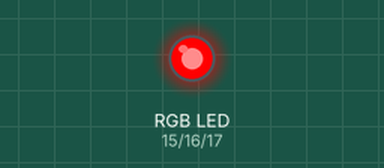
This program was run on a simulated ESP32 board running MicroPython. Parts: an RGB LED mixed from three pins (HIGH = lit).

Above: at 0.5 s.
At 1.5 s:
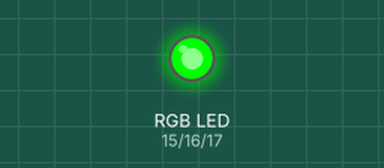
At 2.5 s:
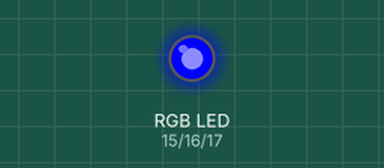
At 3.5 s:
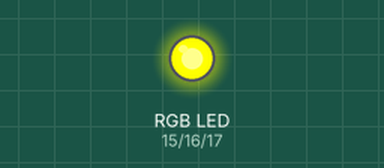
Timing chart, 0 to 5.2 s (numbered marks = the images above):
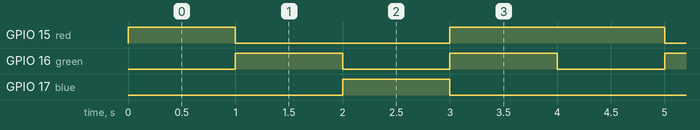

The program:

Light.py
```python
from machine import Pin, PWM
from time import sleep

red = PWM(Pin(15))
green = PWM(Pin(16))
blue = PWM(Pin(17))

red.freq(1000)
green.freq(1000)
blue.freq(1000)

def set_color(r, g, b):
    red.duty(r)
    green.duty(g)
    blue.duty(b)

while True:
    set_color(1023, 0, 0)
    sleep(1)
    set_color(0, 1023, 0)
    sleep(1)
    set_color(0, 0, 1023)
    sleep(1)
    set_color(1023, 1023, 0)
    sleep(1)
```

Measured:
- by itself, GPIO 15 (red): repeats every 4.0 s: LOW 2.0 s, HIGH 2.0 s
- by itself, GPIO 16 (green): alternates HIGH for 1.0 s and LOW for 1.0 s
- by itself, GPIO 17 (blue): alternates HIGH for 1.0 s and LOW for 3.0 s
